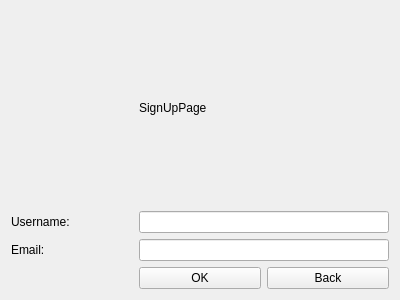
<?xml version="1.0" encoding="UTF-8"?>
<ui version="4.0">
 <class>SignUpPage</class>
 <widget class="QWidget" name="SignUpPage">
  <property name="geometry">
   <rect>
    <x>0</x>
    <y>0</y>
    <width>400</width>
    <height>300</height>
   </rect>
  </property>
  <property name="windowTitle">
   <string>Form</string>
  </property>
  <layout class="QGridLayout" name="gridLayout">
   <item row="0" column="1">
    <widget class="QLabel" name="label">
     <property name="text">
      <string>SignUpPage</string>
     </property>
    </widget>
   </item>
   <item row="2" column="0">
    <widget class="QLabel" name="emailLabel">
     <property name="text">
      <string>Email:</string>
     </property>
    </widget>
   </item>
   <item row="1" column="0">
    <widget class="QLabel" name="usernameLabel">
     <property name="text">
      <string>Username:</string>
     </property>
    </widget>
   </item>
   <item row="3" column="1">
    <widget class="QPushButton" name="okButton">
     <property name="text">
      <string>OK</string>
     </property>
    </widget>
   </item>
   <item row="3" column="2">
    <widget class="QPushButton" name="backButton">
     <property name="text">
      <string>Back</string>
     </property>
    </widget>
   </item>
   <item row="2" column="1" colspan="2">
    <widget class="QLineEdit" name="emailEdit"/>
   </item>
   <item row="1" column="1" colspan="2">
    <widget class="QLineEdit" name="usernameEdit"/>
   </item>
  </layout>
 </widget>
 <resources/>
 <connections/>
</ui>
